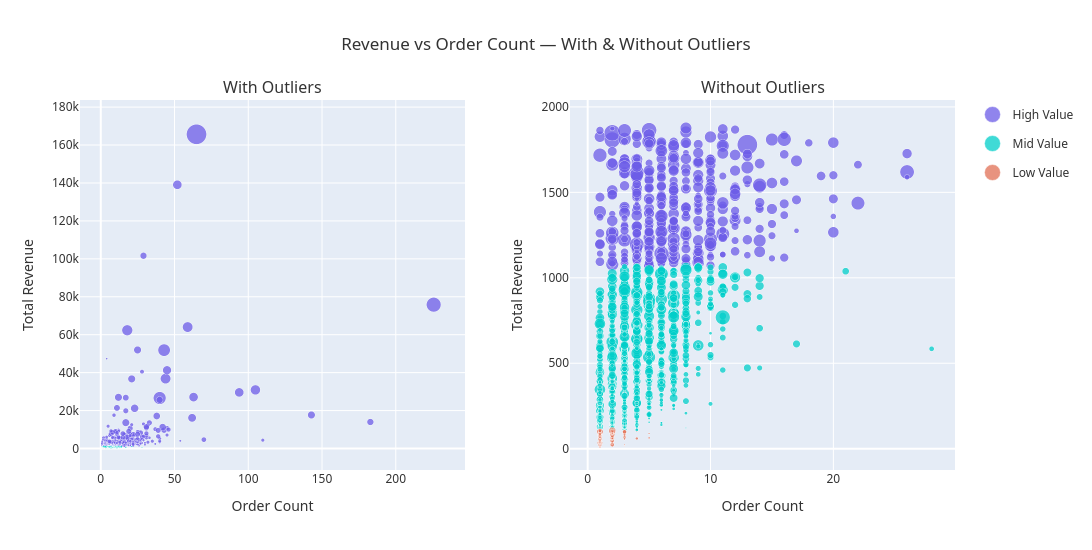

Source (notebook cell):
### Markdown cell above
### Revenue vs Order Count

### Code cell
import pandas as pd
import plotly.express as px
from plotly.subplots import make_subplots
import plotly.graph_objects as go

df = pd.read_csv("../data/gold/customer_value.csv")

# -----------------------------
# Remove outliers using IQR
# -----------------------------
Q1 = df["TotalRevenue"].quantile(0.25)
Q3 = df["TotalRevenue"].quantile(0.75)
IQR = Q3 - Q1
upper_bound = Q3 + 1.5 * IQR

df_filtered = df[df["TotalRevenue"] <= upper_bound]

# -----------------------------
# Create subplot layout
# -----------------------------
fig = make_subplots(
    rows=1, cols=2,
    subplot_titles=("With Outliers", "Without Outliers"),
    horizontal_spacing=0.12
)

# -----------------------------
# Scatter 1 — With Outliers
# -----------------------------
scatter1 = px.scatter(
    df,
    x="OrderCount",
    y="TotalRevenue",
    color="Segment",
    size="TotalQuantity",
    hover_data=["CustomerID", "AOV"],
    color_discrete_map={
        "High Value": "#6C5CE7",
        "Mid Value": "#00CEC9",
        "Low Value": "#E17055"
    }
)

# Add traces — legend ON for first subplot
for trace in scatter1.data:
    trace.showlegend = True
    fig.add_trace(trace, row=1, col=1)

# -----------------------------
# Scatter 2 — Without Outliers
# -----------------------------
scatter2 = px.scatter(
    df_filtered,
    x="OrderCount",
    y="TotalRevenue",
    color="Segment",
    size="TotalQuantity",
    hover_data=["CustomerID", "AOV"],
    color_discrete_map={
        "High Value": "#6C5CE7",
        "Mid Value": "#00CEC9",
        "Low Value": "#E17055"
    }
)

# Add traces — legend OFF for second subplot
for trace in scatter2.data:
    trace.showlegend = False
    fig.add_trace(trace, row=1, col=2)

# -----------------------------
# Axis Labels for BOTH plots
# -----------------------------
fig.update_xaxes(title_text="Order Count", row=1, col=1)
fig.update_yaxes(title_text="Total Revenue", row=1, col=1)

fig.update_xaxes(title_text="Order Count", row=1, col=2)
fig.update_yaxes(title_text="Total Revenue", row=1, col=2)

# -----------------------------
# Layout styling
# -----------------------------
fig.update_traces(marker=dict(opacity=0.75, line=dict(width=0.5, color="white")))

fig.update_layout(
    title_text="Revenue vs Order Count — With & Without Outliers",
    title_x=0.5,
    width=1200,
    height=550,
    font=dict(family="Segoe UI, Roboto, Arial", size=12, color="#333")
)

fig.show()

### Figure 1 — Plotly figure (JSON) as saved in the notebook; plotly's stock layout.template omitted (floating-point values rounded to 4 significant figures; data arrays with more than 128 entries replaced by an {"elided": "..."} marker saying what was removed)
{"data": [{"customdata": {"elided": "843x2 float values"}, "hovertemplate": "Segment=High Value<br>OrderCount=%{x}<br>TotalRevenue=%{y}<br>TotalQuantity=%{marker.size}<br>CustomerID=%{customdata[0]}<br>AOV=%{customdata[1]}<extra></extra>", "legendgroup": "High Value", "marker": {"color": "#6C5CE7", "line": {"color": "white", "width": 0.5}, "opacity": 0.75, "size": {"elided": "843 float values"}, "sizemode": "area", "sizeref": 219.8, "symbol": "circle"}, "mode": "markers", "name": "High Value", "showlegend": true, "type": "scattergl", "x": {"elided": "843 int values"}, "xaxis": "x", "y": {"elided": "843 float values"}, "yaxis": "y"}, {"customdata": {"elided": "2527x2 float values"}, "hovertemplate": "Segment=Mid Value<br>OrderCount=%{x}<br>TotalRevenue=%{y}<br>TotalQuantity=%{marker.size}<br>CustomerID=%{customdata[0]}<br>AOV=%{customdata[1]}<extra></extra>", "legendgroup": "Mid Value", "marker": {"color": "#00CEC9", "line": {"color": "white", "width": 0.5}, "opacity": 0.75, "size": {"elided": "2527 float values"}, "sizemode": "area", "sizeref": 219.8, "symbol": "circle"}, "mode": "markers", "name": "Mid Value", "showlegend": true, "type": "scattergl", "x": {"elided": "2527 int values"}, "xaxis": "x", "y": {"elided": "2527 float values"}, "yaxis": "y"}, {"customdata": {"elided": "842x2 float values"}, "hovertemplate": "Segment=Low Value<br>OrderCount=%{x}<br>TotalRevenue=%{y}<br>TotalQuantity=%{marker.size}<br>CustomerID=%{customdata[0]}<br>AOV=%{customdata[1]}<extra></extra>", "legendgroup": "Low Value", "marker": {"color": "#E17055", "line": {"color": "white", "width": 0.5}, "opacity": 0.75, "size": {"elided": "842 float values"}, "sizemode": "area", "sizeref": 219.8, "symbol": "circle"}, "mode": "markers", "name": "Low Value", "showlegend": true, "type": "scattergl", "x": {"elided": "842 int values"}, "xaxis": "x", "y": {"elided": "842 float values"}, "yaxis": "y"}, {"customdata": {"elided": "457x2 float values"}, "hovertemplate": "Segment=High Value<br>OrderCount=%{x}<br>TotalRevenue=%{y}<br>TotalQuantity=%{marker.size}<br>CustomerID=%{customdata[0]}<br>AOV=%{customdata[1]}<extra></extra>", "legendgroup": "High Value", "marker": {"color": "#6C5CE7", "line": {"color": "white", "width": 0.5}, "opacity": 0.75, "size": {"elided": "457 float values"}, "sizemode": "area", "sizeref": 9.303, "symbol": "circle"}, "mode": "markers", "name": "High Value", "showlegend": false, "type": "scattergl", "x": {"elided": "457 int values"}, "xaxis": "x2", "y": {"elided": "457 float values"}, "yaxis": "y2"}, {"customdata": {"elided": "2527x2 float values"}, "hovertemplate": "Segment=Mid Value<br>OrderCount=%{x}<br>TotalRevenue=%{y}<br>TotalQuantity=%{marker.size}<br>CustomerID=%{customdata[0]}<br>AOV=%{customdata[1]}<extra></extra>", "legendgroup": "Mid Value", "marker": {"color": "#00CEC9", "line": {"color": "white", "width": 0.5}, "opacity": 0.75, "size": {"elided": "2527 float values"}, "sizemode": "area", "sizeref": 9.303, "symbol": "circle"}, "mode": "markers", "name": "Mid Value", "showlegend": false, "type": "scattergl", "x": {"elided": "2527 int values"}, "xaxis": "x2", "y": {"elided": "2527 float values"}, "yaxis": "y2"}, {"customdata": {"elided": "842x2 float values"}, "hovertemplate": "Segment=Low Value<br>OrderCount=%{x}<br>TotalRevenue=%{y}<br>TotalQuantity=%{marker.size}<br>CustomerID=%{customdata[0]}<br>AOV=%{customdata[1]}<extra></extra>", "legendgroup": "Low Value", "marker": {"color": "#E17055", "line": {"color": "white", "width": 0.5}, "opacity": 0.75, "size": {"elided": "842 float values"}, "sizemode": "area", "sizeref": 9.303, "symbol": "circle"}, "mode": "markers", "name": "Low Value", "showlegend": false, "type": "scattergl", "x": {"elided": "842 int values"}, "xaxis": "x2", "y": {"elided": "842 float values"}, "yaxis": "y2"}], "layout": {"annotations": [{"font": {"size": 16}, "showarrow": false, "text": "With Outliers", "x": 0.22, "xanchor": "center", "xref": "paper", "y": 1, "yanchor": "bottom", "yref": "paper"}, {"font": {"size": 16}, "showarrow": false, "text": "Without Outliers", "x": 0.78, "xanchor": "center", "xref": "paper", "y": 1, "yanchor": "bottom", "yref": "paper"}], "font": {"color": "#333", "family": "Segoe UI, Roboto, Arial", "size": 12}, "height": 550, "title": {"text": "Revenue vs Order Count — With & Without Outliers", "x": 0.5}, "width": 1200, "xaxis": {"anchor": "y", "domain": [0, 0.44], "title": {"text": "Order Count"}}, "xaxis2": {"anchor": "y2", "domain": [0.56, 1], "title": {"text": "Order Count"}}, "yaxis": {"anchor": "x", "domain": [0, 1], "title": {"text": "Total Revenue"}}, "yaxis2": {"anchor": "x2", "domain": [0, 1], "title": {"text": "Total Revenue"}}}}
